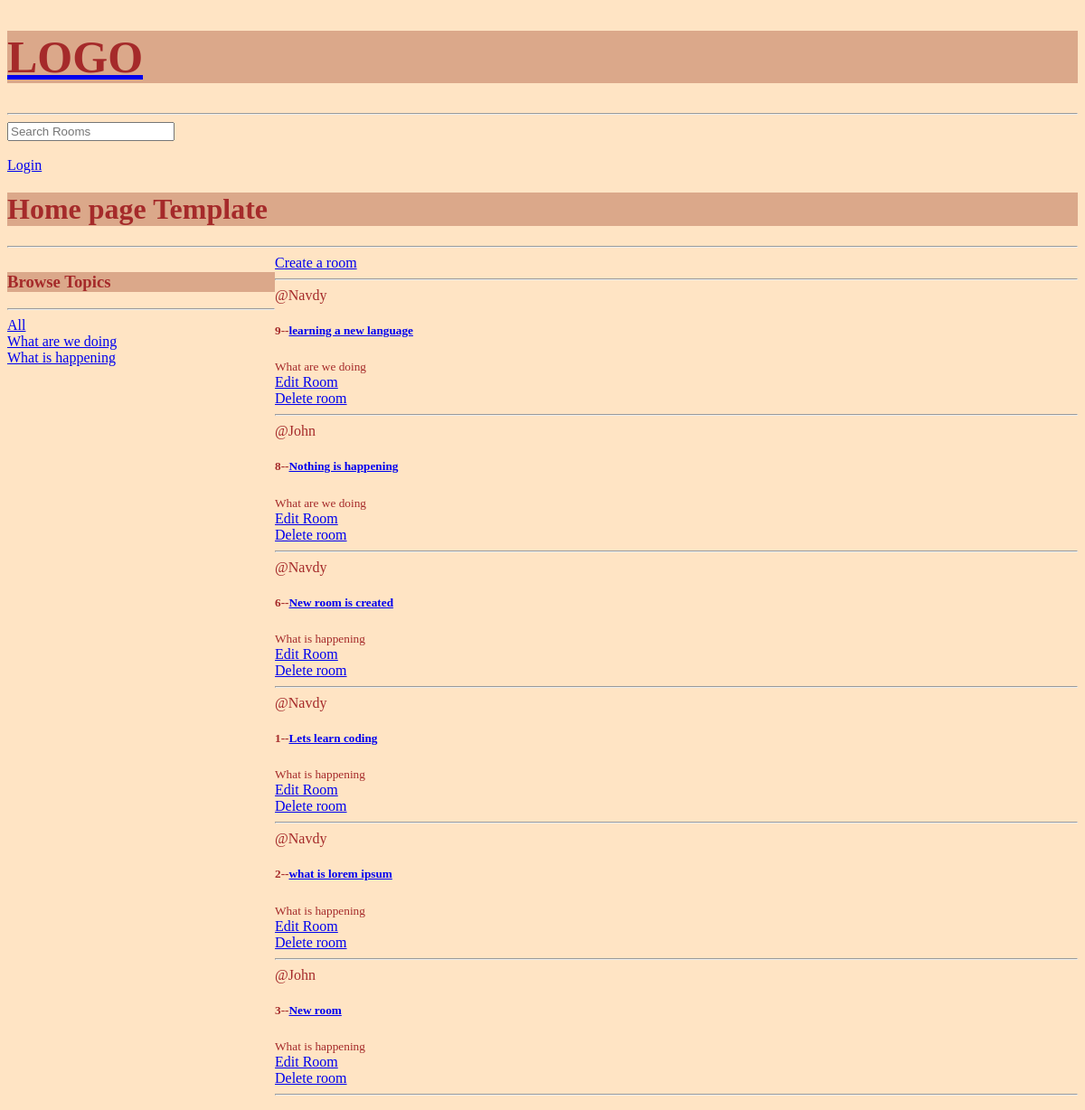
The app's page /, older data.
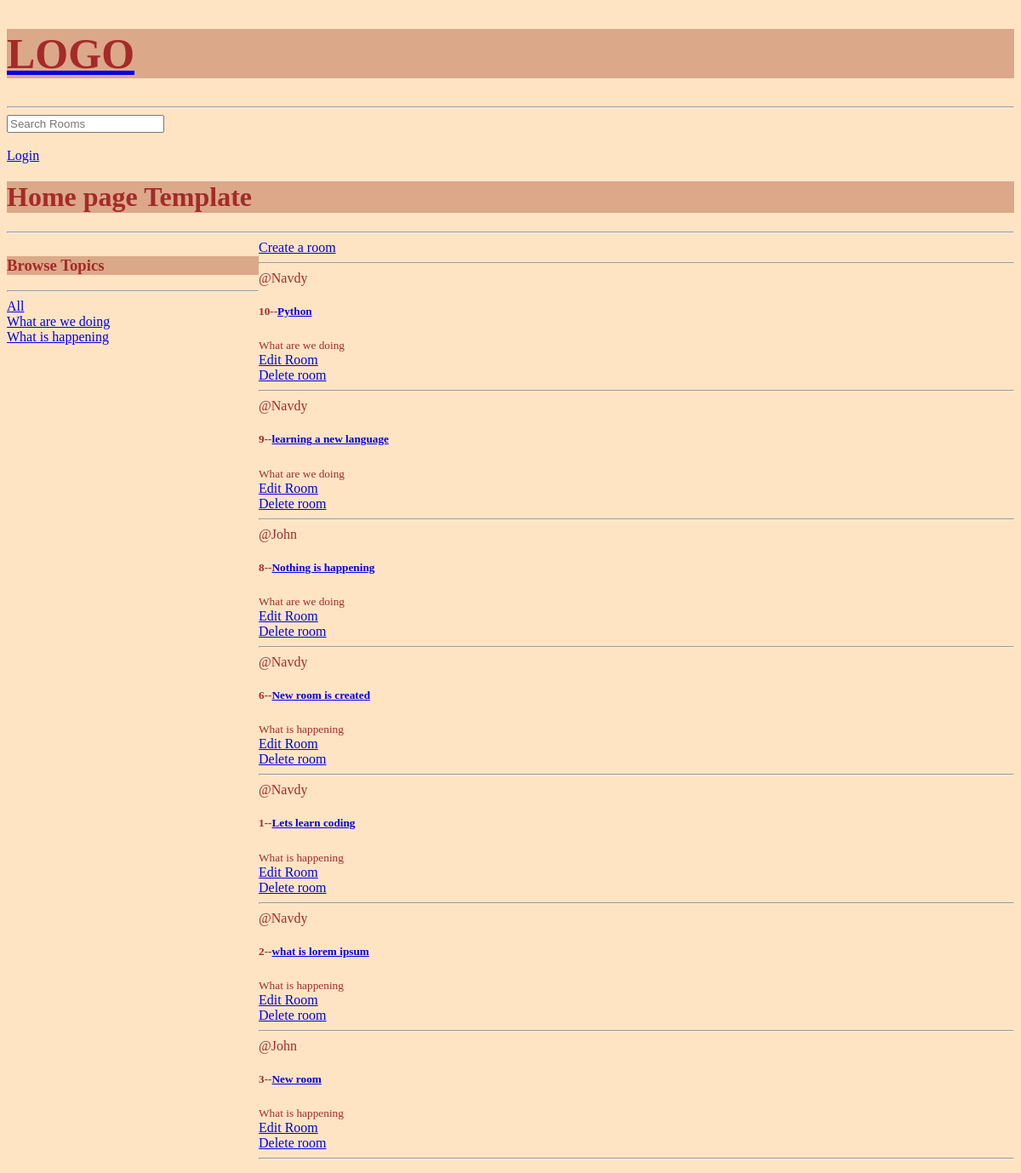
The same page, newer data.
### base/models.py (models this page shows, shortened)
class Topic(models.Model):
    name = models.CharField(max_length=200)

class Rooms(models.Model):
    host = models.ForeignKey(User,on_delete=models.SET_NULL,null=True)
    topic = models.ForeignKey(Topic,on_delete=models.SET_NULL,null=True)
    name = models.CharField(max_length=200)
    description = models.TextField(null=True,blank=True)
    updated = models.DateTimeField(auto_now=True)
    added = models.DateTimeField(auto_now_add=True)
    class Meta:
        ordering = ['-updated','-added']

### base/views.py (the view)
# urls.py: path('',views.home,name='home'),
def home(request):
    q=request.GET.get('q','')
    rooms=Rooms.objects.filter(Q(topic__name__icontains=q)|
                               Q(name__icontains=q)|
                               Q(description__icontains=q) |
                               Q(host__username__icontains=q))
    topic = Topic.objects.all()
    context={'rooms':rooms,'topic':topic}
    return render(request,'base/home.html',context)

### base/templates/base/home.html (shortened to what this page needs)
{% extends 'main.html' %}
{% block content %}
<h1 style="background-color:rgb(219, 168, 138);color:brown">Home page Template</h1><hr>
<div class="home_container ">
    <div>
        <h3 style="background-color:rgb(219, 168, 138);color:brown"">Browse Topics</h3>
        <hr>
        <div>
            <a href="{% url 'home' %}">All</a>
        </div>
        {% for t in topic %}
            <div>
                <a href="{% url 'home' %}?q={{t.name}}">{{t.name}}</a>
            </div>
        {% endfor %}
    </div>
    <div>
        <a href="{% url 'create-room' %}"> Create a room</a>
        <hr>
        {% for room in rooms%}
        <body style="background-color:bisque;color:brown">
            <div>
                <span> @{{room.host.username}}</span>
                <h5>{{room.id}}--<a href="{% url 'room' room.id %}">{{room.name}}</a></h5>
                <small>{{ room.topic.name }}</small><br>
                <a href="{%url 'update-room' room.id%}">Edit Room</a><br>
                <a href="{% url 'delete-room' room.id %}">Delete room</a><br>
                <hr>
            </div>
        </body>
    {% endfor %}
    </div>
</div>
{% endblock %}

### templates/main.html (shortened to what this page needs)
<!DOCTYPE html>
<html>
<head>
</head>
<body>
{% include 'navbar.html' %}
{% block content %}
{% endblock %}
</body>
</html>

### templates/navbar.html
<a href="/">
    <h1 style="font-size:50px;color:brown;background-color:rgb(219, 168, 138) ;">LOGO</h1>
</a>
<hr>
<form method="GET" action="{% url 'home' %}">
    <input type="text" name="q" placeholder="Search Rooms"/>
</form>
<br>
{% if request.user.is_authenticated %}
    <a href="{% url 'logout' %}" font-size="50px">Logout</a>
{% else%}
<a href="{% url 'login' %}" font-size="50px">Login</a>
{% endif %}

### base/templates/base/home.html (style rules this page uses)
.home_container { display:grid; grid-template-columns:1fr 3fr; }

Row changes from the older to the newer data that the page shows:
added Rooms: host.username "Navdy", id "10", name "Python", topic.name "What are we doing"
